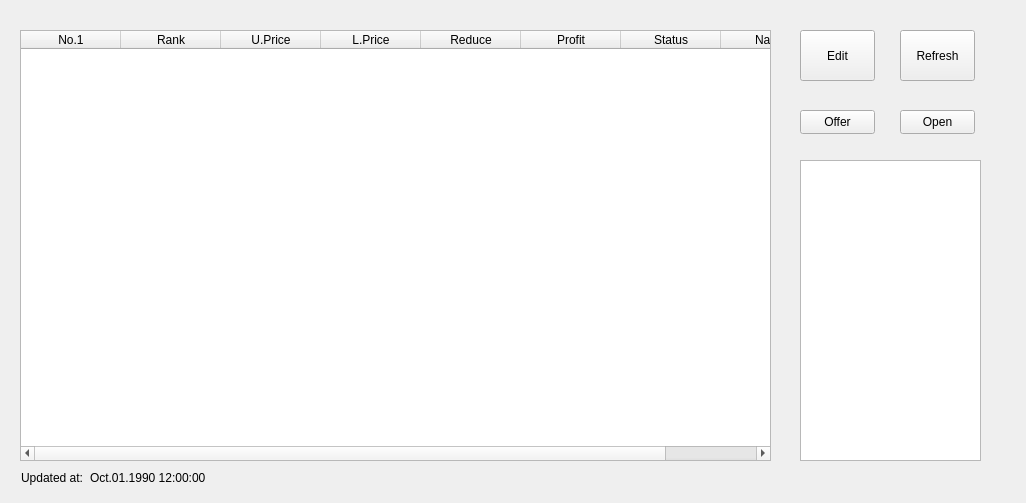
<?xml version="1.0" encoding="UTF-8"?>
<ui version="4.0">
 <class>Form</class>
 <widget class="QWidget" name="Form">
  <property name="geometry">
   <rect>
    <x>0</x>
    <y>0</y>
    <width>1026</width>
    <height>503</height>
   </rect>
  </property>
  <property name="windowTitle">
   <string>Form</string>
  </property>
  <widget class="QTableWidget" name="pricingBoard">
   <property name="geometry">
    <rect>
     <x>20</x>
     <y>30</y>
     <width>751</width>
     <height>431</height>
    </rect>
   </property>
   <column>
    <property name="text">
     <string>No.1</string>
    </property>
   </column>
   <column>
    <property name="text">
     <string>Rank</string>
    </property>
   </column>
   <column>
    <property name="text">
     <string>U.Price</string>
    </property>
   </column>
   <column>
    <property name="text">
     <string>L.Price</string>
    </property>
   </column>
   <column>
    <property name="text">
     <string>Reduce</string>
    </property>
   </column>
   <column>
    <property name="text">
     <string>Profit</string>
    </property>
   </column>
   <column>
    <property name="text">
     <string>Status</string>
    </property>
   </column>
   <column>
    <property name="text">
     <string>Name</string>
    </property>
   </column>
  </widget>
  <widget class="QLabel" name="updateTime">
   <property name="geometry">
    <rect>
     <x>90</x>
     <y>470</y>
     <width>181</width>
     <height>16</height>
    </rect>
   </property>
   <property name="text">
    <string>Oct.01.1990 12:00:00</string>
   </property>
  </widget>
  <widget class="QPushButton" name="refreshButton">
   <property name="geometry">
    <rect>
     <x>900</x>
     <y>30</y>
     <width>75</width>
     <height>51</height>
    </rect>
   </property>
   <property name="text">
    <string>Refresh</string>
   </property>
  </widget>
  <widget class="QPushButton" name="openUrlButton">
   <property name="geometry">
    <rect>
     <x>900</x>
     <y>110</y>
     <width>75</width>
     <height>24</height>
    </rect>
   </property>
   <property name="text">
    <string>Open</string>
   </property>
  </widget>
  <widget class="QPushButton" name="editButton">
   <property name="geometry">
    <rect>
     <x>800</x>
     <y>30</y>
     <width>75</width>
     <height>51</height>
    </rect>
   </property>
   <property name="text">
    <string>Edit</string>
   </property>
  </widget>
  <widget class="QTextBrowser" name="detailBrowser">
   <property name="geometry">
    <rect>
     <x>800</x>
     <y>160</y>
     <width>181</width>
     <height>301</height>
    </rect>
   </property>
  </widget>
  <widget class="QPushButton" name="offerButton">
   <property name="geometry">
    <rect>
     <x>800</x>
     <y>110</y>
     <width>75</width>
     <height>24</height>
    </rect>
   </property>
   <property name="text">
    <string>Offer</string>
   </property>
  </widget>
  <widget class="QLabel" name="label">
   <property name="geometry">
    <rect>
     <x>21</x>
     <y>470</y>
     <width>64</width>
     <height>16</height>
    </rect>
   </property>
   <property name="text">
    <string>Updated at: </string>
   </property>
  </widget>
 </widget>
 <resources/>
 <connections/>
</ui>
